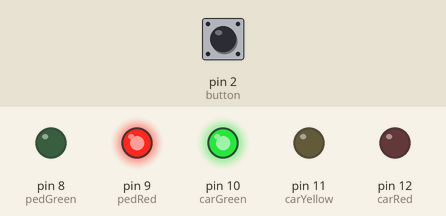
Bench run of a sketch on a simulated Arduino Uno, built with avr-gcc and run on an emulated ATmega328P. Parts: output pins drawn as LEDs (lit = HIGH). Dashed ring = blinking. The inputs (shaded band) are chosen by the test bench; at power-on: pin 2 (button) HIGH.

Above: at 1.2 s.
1.3 s: pin 2 (button) pulled LOW for 0.15 s
At 2.1 s:
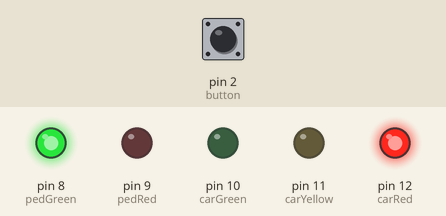
3.7 s: pin 2 (button) pulled LOW for 3.2 s
At 3.84 s:
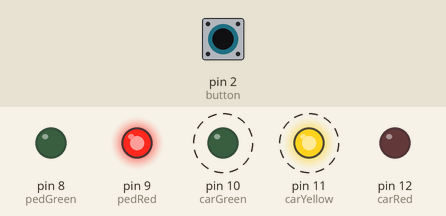
8.4 s: pin 2 (button) driven LOW
At 8.69 s:
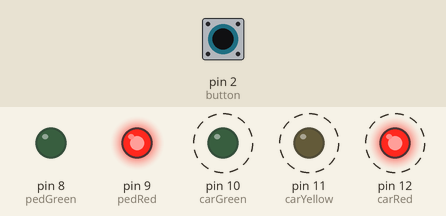
11.4 s: pin 2 (button) driven HIGH
At 12.9 s:
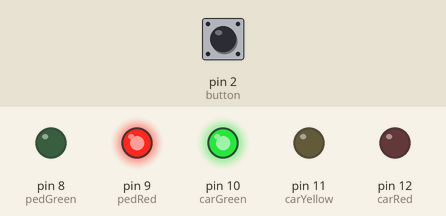
Timing chart, 0 to 14.3 s (numbered marks = the images above; inputs shaded):
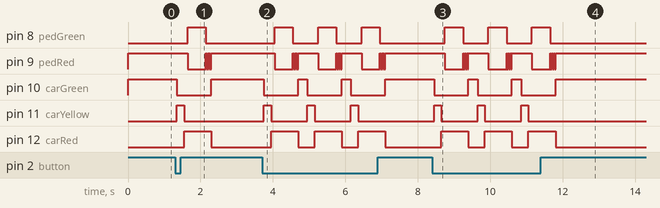

The sketch:

Sem_foro_Interativo_s_delay.ino
```cpp
#define carRed 12
#define carYellow 11
#define carGreen 10
#define pedRed 9
#define pedGreen 8
#define button 2
#define buzzer 3
#define crossTime 5
#define multTime 100
unsigned long changeTime;
bool state;

void setup() {
    /*Pinos dos LEDs dos carros*/
        pinMode(carRed, OUTPUT);
        pinMode(carYellow, OUTPUT);
        pinMode(carGreen, OUTPUT);

    /*Pinos dos LEDs e da botoeira dos pedestres*/
        pinMode(pedRed, OUTPUT);
        pinMode(pedGreen, OUTPUT);
        pinMode(button, INPUT_PULLUP);

    /*Inicialização*/
        digitalWrite(carGreen, HIGH);
        digitalWrite(pedRed, HIGH);
        changeTime = millis();
}

void loop() {
  state = digitalRead(button);
  if (state == LOW && (millis() - changeTime) > (2*multTime)) {
    changeLights();
  }
}

void changeLights() {
  long ChangeTime; changeTime = millis();
  do {
      digitalWrite(buzzer, HIGH);
  } while((millis() - changeTime) < (.5*multTime)); digitalWrite(buzzer, LOW);
  do {
      digitalWrite(carYellow, HIGH); digitalWrite(carGreen, LOW);
  } while((millis() - changeTime) < (2.5*multTime));
  do {
      digitalWrite(carYellow, LOW); digitalWrite(carRed, HIGH);
  } while((millis() - changeTime) < (3.5*multTime));
  do {
      digitalWrite(pedRed, LOW); digitalWrite(pedGreen, HIGH);
  } while((millis() - changeTime) < ((crossTime + 3.5)*multTime));
  digitalWrite(pedGreen, LOW);
  for(int x=0; x<3; x++) {
      ChangeTime = millis();
      do {
          digitalWrite(pedRed, HIGH);
      } while((millis() - ChangeTime) < (.25*multTime));
      do {
          digitalWrite(pedRed, LOW);
      } while((millis() - ChangeTime) < (.5*multTime));
  }
  digitalWrite(carGreen, HIGH);
  digitalWrite(pedRed, HIGH);
  digitalWrite(carRed, LOW);
  changeTime = millis();
}
```

Measured:
- after the input at 1.3 s, pin 8 (pedGreen): LOW → HIGH after 0.35 s, → LOW 0.50 s later; pin 9 (pedRed): HIGH → LOW after 0.35 s, then repeats every 0.05 s: HIGH 0.03 s, LOW 0.02 s, until it stays HIGH from 2.3 s
- after the input at 3.7 s, pin 8 (pedGreen): alternates HIGH for 0.50 s and LOW for 0.70 s, 6 changes in all, then stays LOW, starting after 0.35 s; pin 9 (pedRed): HIGH → LOW after 0.35 s, then repeats every 1.2 s: 2 × (HIGH 0.02 s, LOW 0.03 s), HIGH 0.02 s, LOW 0.02 s, HIGH 0.55 s, LOW 0.50 s
- after the input at 8.4 s, pin 8 (pedGreen): alternates HIGH for 0.50 s and LOW for 0.70 s, starting after 0.35 s; pin 9 (pedRed): goes LOW 0.50 s, 3 × (HIGH 0.02 s, LOW 0.03 s), HIGH 0.55 s, LOW 0.50 s, 3 × (HIGH 0.02 s, LOW 0.02 s), HIGH 0.55 s, then LOW, starting after 0.35 s
- after the input at 11.4 s, pin 8 (pedGreen): goes on until 11.7 s, then stays LOW; pin 9 (pedRed), pin 10 (carGreen): goes on until 11.8 s, then stays HIGH; pin 11 (carYellow): stops changing and stays LOW; pin 12 (carRed): goes on until 11.8 s, then stays LOW
